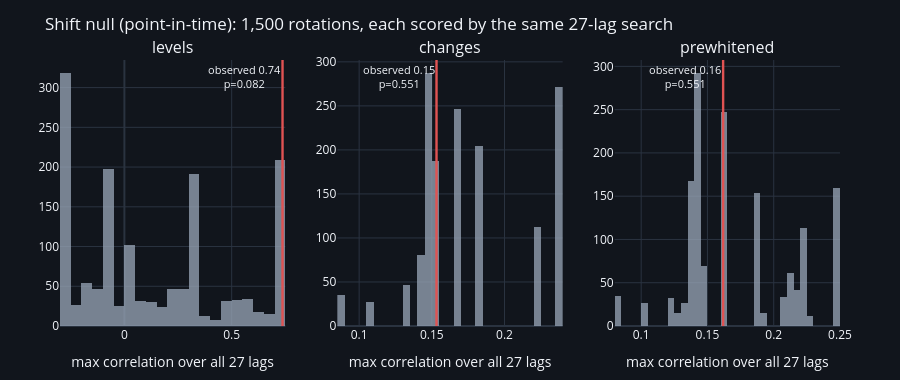

Write notebook code for a chart like this one.
### Markdown cell above
### The nulls

Both series wander. Over ~150 weekly observations two wandering series can be
aligned to almost anything, which is why the null has to preserve the
wandering. The bar the observed peak has to clear is the distribution of the
**searched maximum** under surrogates that keep each path exactly.

### Code cell
fig = make_subplots(rows=1, cols=3, subplot_titles=("levels", "changes", "prewhitened"))
for col, tr in enumerate(("levels", "changes", "prewhitened"), start=1):
    x, y = SAMPLES["point_in_time"]
    sh = D.shift_null(x, y, LAGS, CFG, transform=tr, draws=1500,
                      rng=np.random.default_rng(91))
    r = RES[("point_in_time", tr)]
    fig.add_trace(go.Histogram(x=sh["max_corr"], nbinsx=45, marker_color=GREY,
                               opacity=0.75, showlegend=False), row=1, col=col)
    fig.add_vline(x=r["corr"], line=dict(color=RED, width=2.4), row=1, col=col,
                  annotation_text=f"observed {r['corr']:.2f}<br>p={r['p_shift']:.3f}",
                  annotation_position="top left", annotation_font_size=11)
fig.update_xaxes(title_text="max correlation over all 27 lags")
style(fig, 380, "Shift null (point-in-time): 1,500 rotations, each scored by the same 27-lag search")
fig.show()

print(SUMMARY[["vintage", "transform", "n", "argmax", "corr", "at_5w",
               "p_shift", "p_phase"]].round(3).to_string(index=False))
print("\nOne cell of six clears 0.05 on the primary null: as-published levels, at")
print("p=0.001 over 216 weeks. Every other cell fails, and the point-in-time levels")
print("peak reaches only p=0.09 against a test whose measured size is 8.3%. On")
print("changes -- the one transform whose null is exactly calibrated at 5.0% -- the")
print("maximum over all 27 lags is r=0.153, p=0.55.")

### Figure 1 — Plotly figure (JSON) as saved in the notebook; plotly's stock layout.template omitted (floating-point values rounded to 4 significant figures; data arrays with more than 128 entries replaced by an {"elided": "..."} marker saying what was removed)
{"data": [{"marker": {"color": "#9aa7b8"}, "nbinsx": 45, "opacity": 0.75, "showlegend": false, "type": "histogram", "x": {"elided": "1500 float values"}, "xaxis": "x", "yaxis": "y"}, {"marker": {"color": "#9aa7b8"}, "nbinsx": 45, "opacity": 0.75, "showlegend": false, "type": "histogram", "x": {"elided": "1500 float values"}, "xaxis": "x2", "yaxis": "y2"}, {"marker": {"color": "#9aa7b8"}, "nbinsx": 45, "opacity": 0.75, "showlegend": false, "type": "histogram", "x": {"elided": "1500 float values"}, "xaxis": "x3", "yaxis": "y3"}], "layout": {"annotations": [{"font": {"size": 16}, "showarrow": false, "text": "levels", "x": 0.1444, "xanchor": "center", "xref": "paper", "y": 1.0, "yanchor": "bottom", "yref": "paper"}, {"font": {"size": 16}, "showarrow": false, "text": "changes", "x": 0.5, "xanchor": "center", "xref": "paper", "y": 1.0, "yanchor": "bottom", "yref": "paper"}, {"font": {"size": 16}, "showarrow": false, "text": "prewhitened", "x": 0.8556, "xanchor": "center", "xref": "paper", "y": 1.0, "yanchor": "bottom", "yref": "paper"}, {"font": {"size": 11}, "showarrow": false, "text": "observed 0.74<br>p=0.082", "x": 0.737, "xanchor": "right", "xref": "x", "y": 1, "yanchor": "top", "yref": "y domain"}, {"font": {"size": 11}, "showarrow": false, "text": "observed 0.15<br>p=0.551", "x": 0.1532, "xanchor": "right", "xref": "x2", "y": 1, "yanchor": "top", "yref": "y2 domain"}, {"font": {"size": 11}, "showarrow": false, "text": "observed 0.16<br>p=0.551", "x": 0.1618, "xanchor": "right", "xref": "x3", "y": 1, "yanchor": "top", "yref": "y3 domain"}], "font": {"size": 12}, "height": 380, "legend": {"orientation": "h", "x": 0, "y": 1.02, "yanchor": "bottom"}, "margin": {"b": 50, "l": 60, "r": 60, "t": 60}, "paper_bgcolor": "#11151c", "plot_bgcolor": "#11151c", "shapes": [{"line": {"color": "#e05353", "width": 2.4}, "type": "line", "x0": 0.737, "x1": 0.737, "xref": "x", "y0": 0, "y1": 1, "yref": "y domain"}, {"line": {"color": "#e05353", "width": 2.4}, "type": "line", "x0": 0.1532, "x1": 0.1532, "xref": "x2", "y0": 0, "y1": 1, "yref": "y2 domain"}, {"line": {"color": "#e05353", "width": 2.4}, "type": "line", "x0": 0.1618, "x1": 0.1618, "xref": "x3", "y0": 0, "y1": 1, "yref": "y3 domain"}], "title": {"text": "Shift null (point-in-time): 1,500 rotations, each scored by the same 27-lag search"}, "xaxis": {"anchor": "y", "domain": [0.0, 0.2889], "gridcolor": "#2a3340", "title": {"text": "max correlation over all 27 lags"}, "zerolinecolor": "#2a3340"}, "xaxis2": {"anchor": "y2", "domain": [0.3556, 0.6444], "gridcolor": "#2a3340", "title": {"text": "max correlation over all 27 lags"}, "zerolinecolor": "#2a3340"}, "xaxis3": {"anchor": "y3", "domain": [0.7111, 1.0], "gridcolor": "#2a3340", "title": {"text": "max correlation over all 27 lags"}, "zerolinecolor": "#2a3340"}, "yaxis": {"anchor": "x", "domain": [0.0, 1.0], "gridcolor": "#2a3340", "zerolinecolor": "#2a3340"}, "yaxis2": {"anchor": "x2", "domain": [0.0, 1.0], "gridcolor": "#2a3340", "zerolinecolor": "#2a3340"}, "yaxis3": {"anchor": "x3", "domain": [0.0, 1.0], "gridcolor": "#2a3340", "zerolinecolor": "#2a3340"}}}
